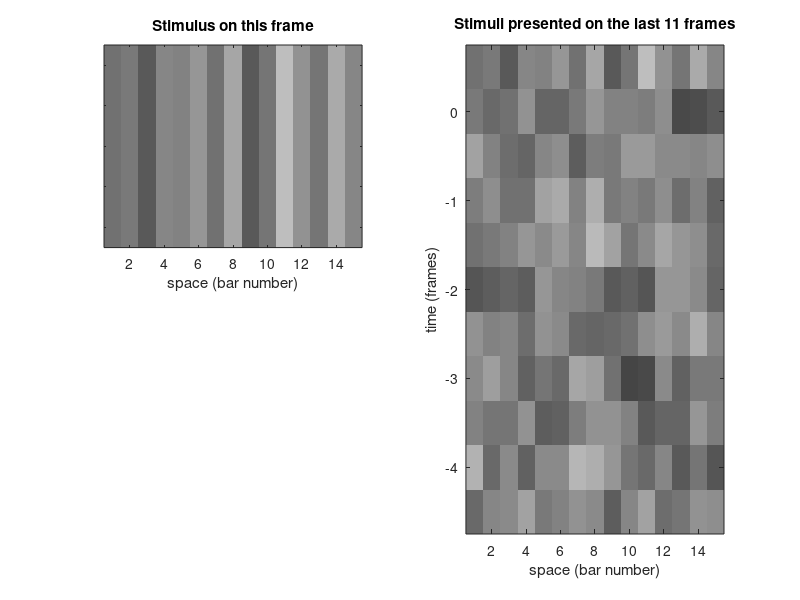
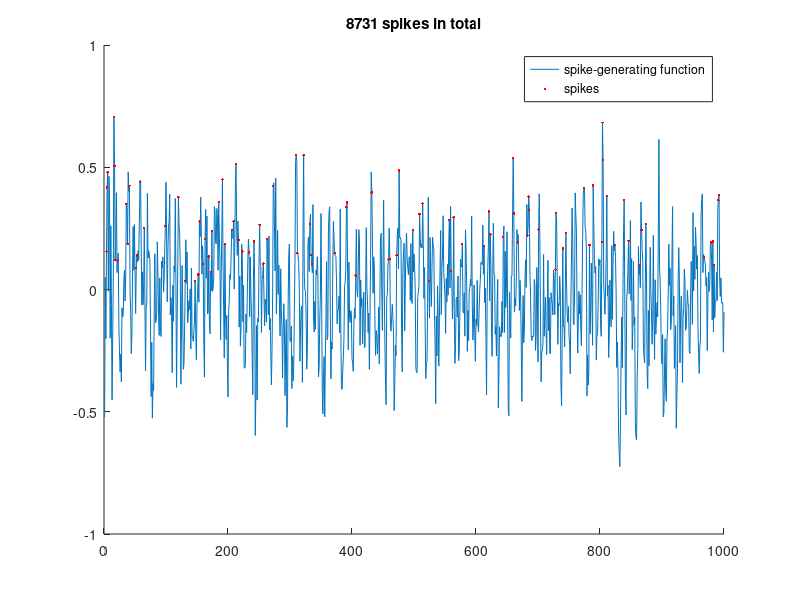
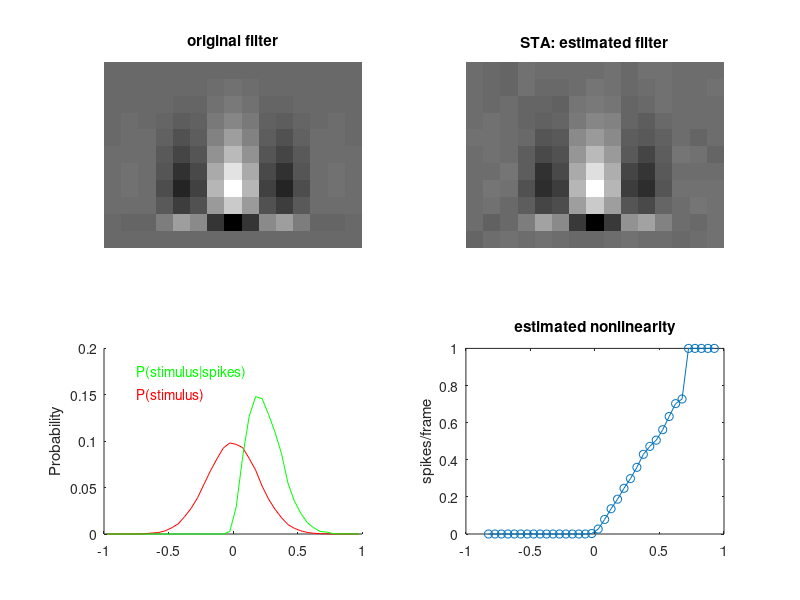
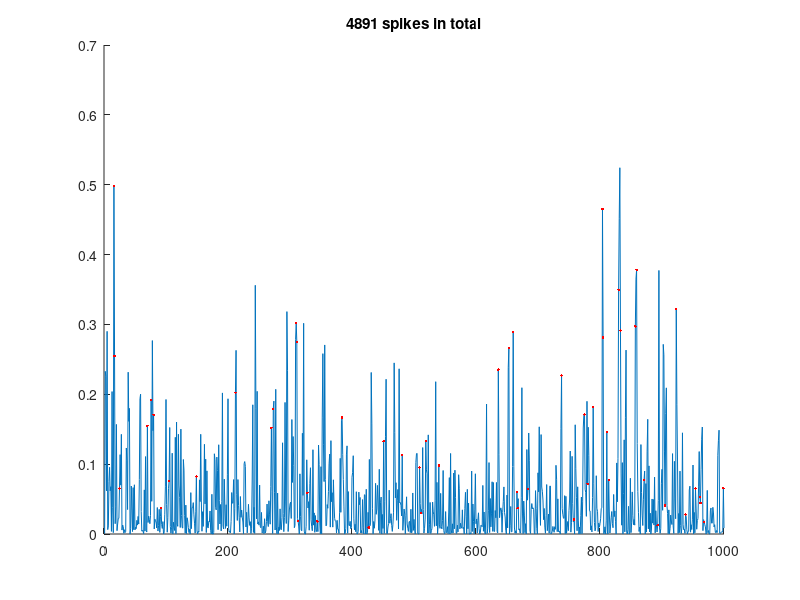

MATLAB code for these plots, in order:
% -------------------------------------------------------------------------
% SpikeTriggeredAnalysisTutorial.m
%
% This tutorial demonstrates how spike-triggered analysis can
% be used to recover functional models in white-noise experiments.
%
% For more details, see for example: 
%   Simoncelli et al. (2004) Characterization of neural responses with 
%   stochastic stimuli.  In: The New Cognitive Sciences, 3rd edition 
%   (ed. Gazzaniga). MIT Press.
%
% (C) Hiroki Asari (2009-2013), Meister Lab, Harvard University / Caltech
%     Adapted from Nicole Rust (2004).
% -------------------------------------------------------------------------

clear all;close all;

%% Gaussian white noise stimulus:
% Bar flickers with the intensities drawn from a Gaussian distribution.
nT = 11; % window length for stimulus history
nX = 15; % stimulus width
nStim = 1e5; % total stimulus length
stim = randn(nStim,nX);
stim = stim./max(max(abs(stim))); % normalization

% Plot the stimulus (with the stimulus history over the last nT frames).
figure
for n=nT:nT+10, % animation for 10 frames
    subplot(2,2,1);imagesc(stim(n,:),[-1 1]); colormap(gray);
    title('Stimulus on this frame');xlabel('space (bar number)');
    set(gca,'YTickLabel',[]);
    
    subplot(1,2,2);imagesc(flipud(stim(n-nT+1:n,:)),[-1 1]);
    title(['Stimuli presented on the last ',num2str(nT),' frames']);
    set(gca,'YTickLabel','0|-1|-2|-3|-4|-5|-6|-7|-8|-9|-10');
    xlabel('space (bar number)');ylabel('time (frames)');
    
    pause(0.25);
end;

% Our model neuron will depend on the stimulus history over the nT frames 
% preceeding a spike. To model the cell, we begin by constructing a matrix 
% whose rows contain the nT-frame bar history at successive points in time:
allStim = zeros(size(stim,1)-nT+1, nX*nT);
for n = 1:size(allStim,1)
  allStim(n, :) = reshape(stim(n:n+nT-1,:),[1,nX*nT]);
end


%% LN MODEL 1:
% Linear spatio-temporal filter followed by nonlinearity.  The linear
% filter is given by a Gabor function in space, and cosine function with 
% logarithmic scale in time.

maxX = 1;   %Half-width of Gabor (pixels)
sx = 0.5;   %standard deviation of Gaussian
sfx = 1.1;  %spatial freqency of carrier
xFilt = linspace(-maxX,maxX,nX);
xFilt = cos(2*pi*sfx*xFilt).*exp(-xFilt.^2/sx.^2);

st = 2; % temporal spacing parameters
tFilt = sin(2*pi*(logspace(0,st,nT)-1)'/(10^st-1));

xtFilt = tFilt*xFilt; % spatio-temporal filter
xtFilt = xtFilt/norm(xtFilt); % normalization

% The response is modeled by first projecting the stimulus onto the linear
% spatio-temporal filter, and then by thresholding (approx. poisson).  
% Thus the nonlinearity here is expressed as half-wave rectification.
genpot = [rand(nT-1,1)-.5; allStim*xtFilt(:)];
genpot = genpot/max(genpot); % spike-generating function

spikes = (rand(size(genpot,1),1) < genpot); % thresholding

% Plot the spike-generating function and spikes for the first 1000 time points.
figure;hold on;
plot(genpot(1:1000));
plot(find(spikes(1:1000)),genpot(spikes(1:1000)),'r.');
title([num2str(sum(spikes)), ' spikes in total']);
legend({'spike-generating function','spikes'});


%% SPIKE-TRIGGERED AVERAGE
% We begin by isolating the stimuli that produced spikes, then take the
% average of the spike-triggered stimulus ensembles.  Note that we can't use 
% the first few spikes because they don't have a complete stimulus history.
spikeStim = allStim(spikes(nT:end),:);

sta = mean(spikeStim,1); % spike-triggered average stimulus
sta = reshape(sta,nT,nX)/norm(sta); % normalization

figure;
subplot(2,2,1);imagesc(xtFilt);title('original filter');axis off
subplot(2,2,2);imagesc(sta);title('STA: estimated filter');axis off
colormap(gray);


%% RECOVERING THE NONLINEARITY
%
% The nonlinearity can be described by a conditional propability
% distribution: P(spikes|stimulus).  The posterior can be computed as the 
% ratio of the likelihood to the prior (Bayes rule):
%   P(spikes|stimulus) ~ P(stimulus|spikes)/P(stimulus).
% That is, we reconstruct the firing rate as a function of the output of 
% the linear filter by taking the ratio of the spiking stimuli and all 
% stimuli projected onto the filter.


binedg = -1:1/20:1;
bins = binedg(1:end-1)+diff(binedg(1:2))/2;

[rawhist] = histc(allStim*sta(:), binedg); % histogram of all stimuli projected onto STA
[spkhist] = histc(spikeStim*sta(:), binedg); % that of spike-triggered stimuli projected onto STA

NL = (spkhist(1:end-1)./rawhist(1:end-1))'; % nonlinearity

subplot(2,2,3);hold on;
plot(bins,rawhist(1:end-1)/size(allStim,1),'r'); 
text(-.75,.15,'P(stimulus)','Color',[1 0 0]);
plot(bins,spkhist(1:end-1)/size(spikeStim,1),'g');
text(-.75,.175,'P(stimulus|spikes)','Color',[0 1 0]);
ylabel('Probability');

subplot(2,2,4);
plot(bins, NL,'-o');ylabel('spikes/frame'); % P(spikes|stimulus)
title('estimated nonlinearity');

% We now have a full LN model: the linear filter (STA) followed by the 
% nonlinearity (half-wave rectification)!!




%% LN model 2:
% STA works fine with the above simple model.  However, there are many
% occations where STA does not work.  For example, let's assume that the
% nonolinearity is quadratic.
genpot2 = [rand(nT-1,1)-.5; allStim*xtFilt(:)].^2;
genpot2 = genpot2/max(genpot2); % spike-generating function

spikes2 = (rand(size(genpot2,1),1) < genpot2);

% Plot the spike-generating function, and spikes for the first 1000 time points.
figure;hold on;
plot(genpot2(1:1000));
plot(find(spikes2(1:1000)),genpot2(spikes2(1:1000)),'r.');
title([num2str(sum(spikes2)), ' spikes in total']);


%% Let's see how spike triggered average looks:
spikeStim2 = allStim(spikes2(nT:end),:);

sta2 = reshape(mean(spikeStim2,1),nT,nX);

mx = max(abs(xtFilt(:)));
figure;colormap(gray);
subplot(2,3,1);imagesc(xtFilt,[-mx mx]);axis off;title('original filter');
subplot(2,3,4);imagesc(sta2,[-mx mx]);axis off;title('STA');

% As you can see, STA is essentially zero.


%% PCA ON SPIKE-TRIGGERED STIMULUS ENSEMBLES
% The dimensionality of our space (D) is defined as the number of bars (nX) 
% multiplied by the number of time bins (nT). The stimulus space can be 
% envisioned as a D dimensional space and each nX*nT stimulus block can be 
% envisioned as a vector in that space.  An "axis" in this space
% corresponds to a particular instantiation of the stimulus on once side of
% the origin, the inverse of that stimulus on the other side of the
% origin, and all points in between. A principal components analysis (PCA) 
% on spike-triggered stimulus (STS) ensembles returns D orthogonal vectors 
% (the eigenvectors) and the variance along each vectors (the eigenvalues).   

[pc,spkProj2,eval] = princomp(spikeStim2,'econ');

% The stimuli that produced spikes form a cloud of points in this high
% dimensional space. PCA fits a D dimensional hyperellipse to this cloud.
% Given no correlation between the stimulus and the spikes and an infinite 
% amount of data, the vectors will be assigned randomly and the variance 
% along each axis will be the variance of the stimulus (PCA will fit a
% hypersphere to the spike-triggered stimuli).  Given no correlation
% between the stimulus and the spikes and a finite amount of data, some axes
% will have a variance slightly higher than the data and some lower, just by 
% chance.  We are interested in vectors along which the variance is significantly
% different than these chance correlations.  Normally, we would use bootstrap
% hypothesis testing to confirm which filters have a variance significantly
% different than the chance distribution.  But for our purposes here, a
% thumb-rule will suffice: when the filters are plotted in rank order,
% those that "pop-off" of the distribution are significant.  

% Plot the eigenvalues: 
mxx = max(max(eval)).*1.3;
subplot(2,3,2);  plot(eval,'.'); axis([0 nX*nT 0 mxx])
xlabel('rank number');ylabel('eigenvalue (variance)');title('PCA on STS');

% As you can see, the first eigenvalue is significant, suggesting that we 
% have one significant filter:
subplot(2,3,5);imagesc(reshape(pc(:,1),nT,nX),[-mx mx]);
axis off;title('Estimated filter');

% The original and estimated filters can have different signs because our 
% nonlinearity function is quadratic:

rawhist2 = histc(allStim*pc(:,1), binedg);
spkhist2 = histc(spkProj2(:,1), binedg);
NL2 = (spkhist2(1:end-1)./rawhist2(1:end-1))';

subplot(2,3,3);hold on;
plot(bins,rawhist2(1:end-1)/size(allStim,1),'r'); % P(stimulus)
plot(bins,spkhist2(1:end-1)/size(spkProj2,1),'g'); % P(stimulus|spikes)
ylabel('Probability');

subplot(2,3,6);
plot(bins, NL2,'-o');ylabel('spikes/frame'); % P(spikes|stimulus)
title('estimated nonlinearity');




%% LN model 3:
%
% Other common methods for estimating linear filters include 
% spike-triggered covariance (STC) and maximally-informative dimension
% (MID).  The STC exploits the second-order statistics (and so essentially 
% the same as the above PCA-based analysis), and the MID is based on the 
% information theory.  Note that we need more data as we examine 
% higher-order statistics.
% 
% The key idea here is that we assume that the spike-triggered stimulus 
% (STS) distribution is different from the entire stimulus distribution,
% and so by identifying and characterizing this difference, we hope to
% understand the response properties of neurons.  Thus any clustering
% algorith should work in principle.  However, no model is perfect.  
% Therefore, we have to be very careful about interpreting the 
% model and the filters.
%
% With this caveat in mind, let's see how STC works on the following 
% 2-LN model:

% excitatory fast narrow component         and         inhibitory slow wide component 
maxX1 = 2; sx1 = 0.25; st1 = 2;                        maxX2 = 1; sx2 = 0.5; st2 = 0.25;
xFilt1 = exp(-linspace(-maxX1,maxX1,nX).^2/sx1.^2);    xFilt2 = exp(-linspace(-maxX2,maxX2,nX).^2/sx2.^2);
tFilt1 = sin(2*pi*(logspace(0,st1,nT)-1)'/(10^st1-1)); tFilt2 = sin(2*pi*(logspace(0,st2,nT)-1)'/(10^st2-1));
xtFilt1 = tFilt1*xFilt1;                               xtFilt2 = tFilt2*xFilt2;
xtFilt1 = xtFilt1/norm(xtFilt1);                       xtFilt2 = xtFilt2/norm(xtFilt2);

% The response is modeled by first projecting the stimulus onto each of the 
% two filters, squaring the second output, and taking the difference.

genpot3 = [rand(nT-1,1)-.5; (allStim*xtFilt1(:)) - 2*(allStim*xtFilt2(:)).^2];
genpot3 = genpot3/max(genpot3); % spike-generating function
spikes3 = (rand(size(genpot3,1),1) < genpot3); % thresholding

% Plot the spike-generating function and spikes for the first 1000 time points.
figure;hold on;
plot(genpot3(1:1000));
plot(find(spikes3(1:1000)),genpot3(spikes3(1:1000)),'r.');
title([num2str(sum(spikes3)), ' spikes in total']);


%% SPIKE-TRIGGERED COVARIANCE 
% Let's see how STA works first.
spikeStim3 = allStim(spikes3(nT:end),:);
sta3 = reshape(mean(spikeStim3,1),nT,nX);
sta3 = sta3/norm(sta3); % normalization

mx = max(abs([xtFilt1(:);xtFilt2(:);sta3(:)]));
figure;colormap(gray);
subplot(2,4,1);imagesc(xtFilt1,[-mx mx]);axis off;title('original filter 1');
subplot(2,4,2);imagesc(xtFilt2,[-mx mx]);axis off;title('original filter 2');
subplot(2,4,5);imagesc(sta3,[-mx mx]);axis off;title('STA');

[rawhist3] = histc(allStim*sta3(:), binedg); % P(stim)
[spkhist3] = histc(spikeStim3*sta3(:), binedg); % P(stim|spikes)
NL3 = (spkhist3(1:end-1)./rawhist3(1:end-1))'; % P(spikes|stim) ~ P(stim|spikes)/P(stim)

subplot(2,4,6);
plot(bins, NL3,'-o');ylabel('spikes/frame'); % P(spikes|stimulus)
title('estimated nonlinearity');

% STA finds the first excitatory filter but failed to find the second one. 
%
% Now we compute covariance matrix of stimulus.  But we should first 
% project normalized STA out of the STS because this ensures that the
% filters recovered by STC are all orthogonal to STA.

stimN = spikeStim3 - spikeStim3*sta3(:)*sta3(:)';  %project out the STA
covv = (stimN'*stimN)/(sum(spikes3)-1); % covariance of stimuli preceding spikes

% The covariance matrix describes the dependency of spiking on the 
% covariation between every pair of dimensions (e.g. how spiking depends on 
% the covariation between bar 2 at time 2 and bar 2 at time 3). 
% PCA applied to this matrix returns D orthogonal vectors (the eigenvectors) 
% and the variance of the STS along each vectors (the eigenvalues).   

[evect3, eval3] = eig(covv);  
[eval3,i] = sort(diag(eval3),'descend');
evect3 = evect3(:,i);clear i


% Plot the eigenvalues
mxx = max(max(eval3(1:end-1))).*1.3;
subplot(2,4,3); plot(eval3(1:end-1),'.'); axis([0 nT*nX 0 mxx])
xlabel('rank number'); title('eigenvalue');

% Plot the STC filters.  Remember, only those filters whose eigenvalues
% are significantly higher or lower than chance ("pop-off" the
% distribtuion) are considered significant.  If you look closely, you will
% see that one filter with low variance meets this criteria:
subplot(2,4,7);
imagesc(reshape(evect3(:,end-1),nT,nX),[-mx mx]);
title('STC Filter');axis off

% Compare the STC filter to the original. Note again that the filters may 
% be inversed in sign relative to the original filters.  In our simulated 
% neuron, this filter outputs were squared, thus it is irrelevant whether 
% the filter or its inverse are returned by PCA.  Note also that PCA forces 
% the filters to be orthogonal and consequently the filters need not be 
% exactly those that we started with.  But the filters recovered by STC 
% span the same linear subspace as the filters for the simulated neuron.  
% In other words, the set of filters will produce a model that given the 
% same input (stimulus), will produce the same output.


% Now we want to recover the nonlinear function that describes the 
% combination of filter outputs.  Given that we recovered 2 filters, 
% this nonlinear function should be described by a joint 2-dimensional 
% probability distribution.  In reality, however, we don't have enough 
% data to reconstruct this function completely. So we often look at slices 
% through it, instead.  Here, we reconstruct firing rate as a function of 
% the output of single filters by taken the ratio of the spiking stimuli 
% and all stimuli projected onto the filters.

[rawhist4] = histc(allStim*evect3(:,end-1), binedg);
[spkhist4] = histc(spikeStim3*evect3(:,end-1), binedg);
NL4 = (spkhist4(1:end-1)./rawhist4(1:end-1))';

subplot(2,4,4);hold on;
plot(bins,rawhist4(1:end-1)/size(allStim,1),'r'); % P(stimulus)
plot(bins,spkhist4(1:end-1)/size(spikeStim3,1),'g'); % P(stimulus|spikes)
ylabel('Probability');

subplot(2,4,8);
plot(bins, NL4,'-o');ylabel('spikes/frame'); % P(spikes|stimulus)
title('estimated nonlinearity');

% Note that the firing rate decreases as a function of the squared output
% of the STC filter.  Thus, the STC filter has an inhibitory influence 
% on the simulated neuron's response, whereas the STA filter is excitatory.
